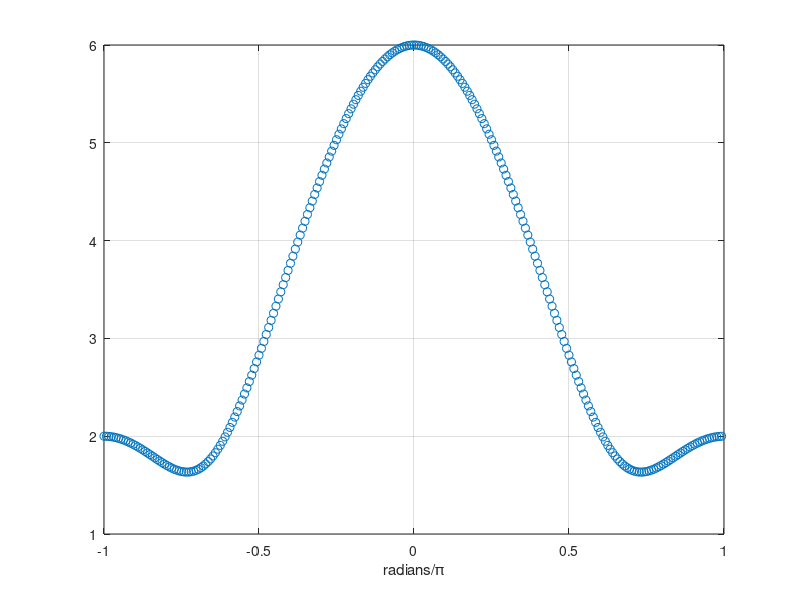

Recreate this plot in MATLAB.
x=[1 2 3 0];

X=fft(x);
N=256;
X=fft(x,N);
plot(abs(fftshift(X)));
w=2*pi*(0:(N-1))/N;
w2=fftshift(w);
w3=unwrap(w2-2*pi);
plot(w3);grid
plot(w3,abs(fftshift(X)));grid
xlabel('radians')
plot(w3/pi,abs(fftshift(X)),'o');grid
xlabel('radians/\pi')